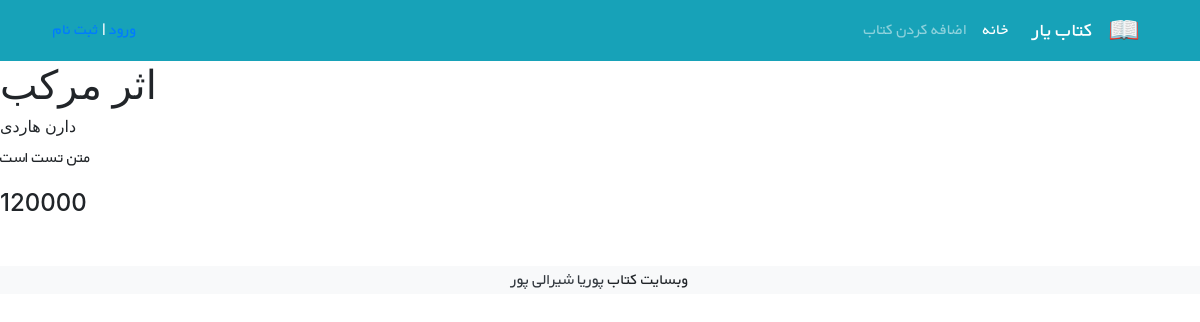
The page /books/1/ on the database as committed earlier.
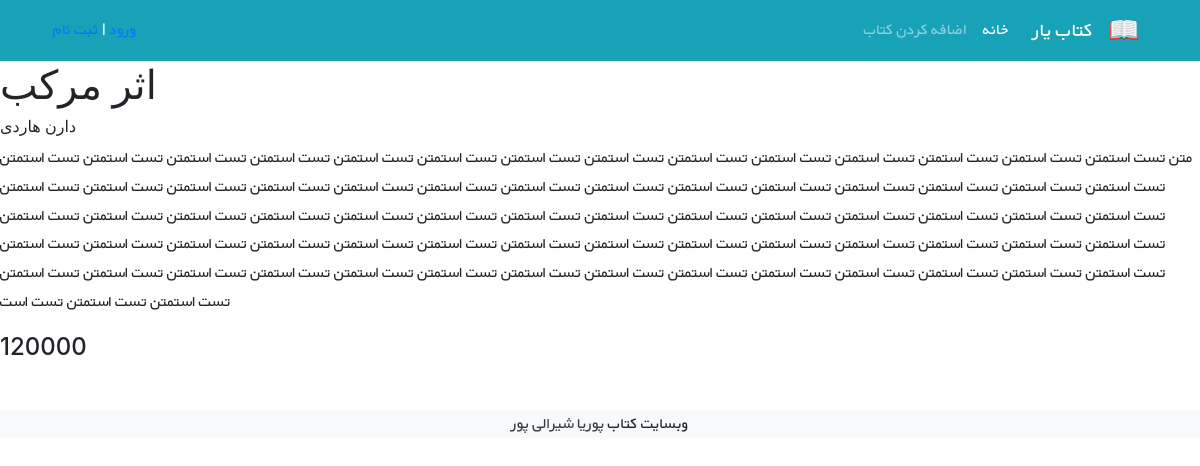
The same page on the database as committed later.
### books/models.py (models this page shows, shortened)
class Book(models.Model):
    title = models.CharField(max_length=200)
    author = models.CharField(max_length=200)
    content = models.TextField()
    price = models.PositiveBigIntegerField()
    datetime_created = models.DateTimeField(default=timezone.now)
    datetime_modified = models.DateTimeField(auto_now=True)
    class Meta:
        verbose_name = 'book'
        verbose_name_plural = 'books'
        ordering = ['-datetime_created']

### books/views.py (the view)
# urls.py: path('<int:pk>/', BookDetailsView.as_view(), name='details_view'),
class BookDetailsView(DetailView):
    model = Book
    template_name = 'books/details_view.html'

### books/templates/books/details_view.html (shortened to what this page needs)
{% extends '_base.html' %}
{% block content %}
    <h1>{{ book.title }}</h1>
    <h6>{{ book.author }}</h6>
    <p>{{ book.content }}</p>
    <h4>{{ book.price }}</h4>
{% endblock %}

### templates/_base.html (shortened to what this page needs)
{% load static %}
<!doctype html>
<html lang="en">
<head>
    <link rel="stylesheet" href="https://cdn.jsdelivr.net/npm/bootstrap@4.0.0/dist/css/bootstrap.min.css"
>
    <link rel="stylesheet" href="{% static 'css/style.css' %}">
</head>
<body>
<nav class="navbar navbar-expand-lg navbar-dark bg-info" dir="rtl">
    <div class="container">
        <a class="navbar-brand" href="#">
            <img src="icons/book.png" alt="" height="30"
                 class="d-inline-block align-text-top">
        </a>
        <a class="navbar-brand mx-3" href="{% url 'home' %}">کتاب یار</a>
        <div class="collapse navbar-collapse" id="navbarNavAltMarkup">
            <div class="navbar-nav">
                <a class="nav-link active" aria-current="page" href="{% url 'home' %}">خانه</a>
                <a class="nav-link" href="{% url 'book:create_view' %}">اضافه کردن کتاب</a>
            </div>
        </div>
        {% if user.is_authenticated %}
            <div class="mx-2 text-white">خوش آمدی {{ user.username }} |
            <a class="link-light text-decoration-none" href="{% url 'logout' %}">خروج</a>
        {% else %}
            <div class="mx-2 text-white"><a href="{% url 'login' %}">ورود</a> |
            <a class="link-light text-decoration-none" href="{% url 'signup' %}">ثبت نام</a>
        {% endif %}
        </div>
    </div>
</nav>
{% block content %}
{% endblock %}
<footer class="bg-light text-center text-lg-start mt-5">
    <div class="text-center bg-grey">
        <p>وبسایت کتاب <a class="text-dark" href="#" target="_blank">پوریا شیرالی پور</a></p>
    </div>
</footer>
</body>
</html>

### static/css/style.css (style rules this page uses)
* { font-family: 'BYekan', sans-serif; line-height: 1.8rem; }

Rows that differ between the two databases and show on the page:
changed Book "اثر مرکب": content "متن تست است" → "متن تست استمتن تست استمتن تست استمتن تست استمتن تست استمتن تست استمتن تست استمتن تست استمتن تست استمتن تست استمتن تست استمتن تست استمتن تست استمتن تست استمتن تست استمتن تست استمتن تست استمتن تست استمتن تست استمتن تست استمتن تست استمتن تست استمتن تست استمتن تست استمتن تست استمتن تست استمتن تست استمتن تست استمتن تست استمتن تست استمتن تست استمتن تست استمتن تست استمتن تست استمتن تست استمتن تست استمتن تست استمتن تست استمتن تست استمتن تست استمتن تست استمتن تست استمتن تست استمتن تست استمتن تست استمتن تست استمتن تست استمتن تست استمتن تست استمتن تست استمتن تست استمتن تست استمتن تست استمتن تست استمتن تست استمتن تست استمتن تست استمتن تست استمتن تست استمتن تست استمتن تست استمتن تست استمتن تست استمتن…"
